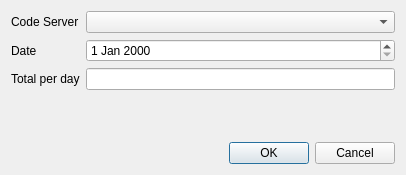
<?xml version="1.0" encoding="UTF-8"?>
<ui version="4.0">
 <class>AddRecetteDialog</class>
 <widget class="QDialog" name="AddRecetteDialog">
  <property name="geometry">
   <rect>
    <x>0</x>
    <y>0</y>
    <width>406</width>
    <height>175</height>
   </rect>
  </property>
  <property name="windowTitle">
   <string>Dialog</string>
  </property>
  <layout class="QVBoxLayout" name="verticalLayout">
   <item>
    <layout class="QFormLayout" name="formLayout">
     <item row="0" column="0">
      <widget class="QLabel" name="label">
       <property name="text">
        <string>Code Server</string>
       </property>
      </widget>
     </item>
     <item row="0" column="1">
      <widget class="QComboBox" name="comboBox"/>
     </item>
     <item row="1" column="0">
      <widget class="QLabel" name="label_2">
       <property name="text">
        <string>Date</string>
       </property>
      </widget>
     </item>
     <item row="1" column="1">
      <widget class="QDateEdit" name="dateEdit"/>
     </item>
     <item row="2" column="0">
      <widget class="QLabel" name="label_3">
       <property name="text">
        <string>Total per day</string>
       </property>
      </widget>
     </item>
     <item row="2" column="1">
      <widget class="QLineEdit" name="lineEdit"/>
     </item>
    </layout>
   </item>
   <item>
    <widget class="QDialogButtonBox" name="buttonBox">
     <property name="orientation">
      <enum>Qt::Horizontal</enum>
     </property>
     <property name="standardButtons">
      <set>QDialogButtonBox::Cancel|QDialogButtonBox::Ok</set>
     </property>
    </widget>
   </item>
  </layout>
 </widget>
 <resources/>
 <connections>
  <connection>
   <sender>buttonBox</sender>
   <signal>accepted()</signal>
   <receiver>AddRecetteDialog</receiver>
   <slot>accept()</slot>
   <hints>
    <hint type="sourcelabel">
     <x>248</x>
     <y>254</y>
    </hint>
    <hint type="destinationlabel">
     <x>157</x>
     <y>274</y>
    </hint>
   </hints>
  </connection>
  <connection>
   <sender>buttonBox</sender>
   <signal>rejected()</signal>
   <receiver>AddRecetteDialog</receiver>
   <slot>reject()</slot>
   <hints>
    <hint type="sourcelabel">
     <x>316</x>
     <y>260</y>
    </hint>
    <hint type="destinationlabel">
     <x>286</x>
     <y>274</y>
    </hint>
   </hints>
  </connection>
 </connections>
</ui>
